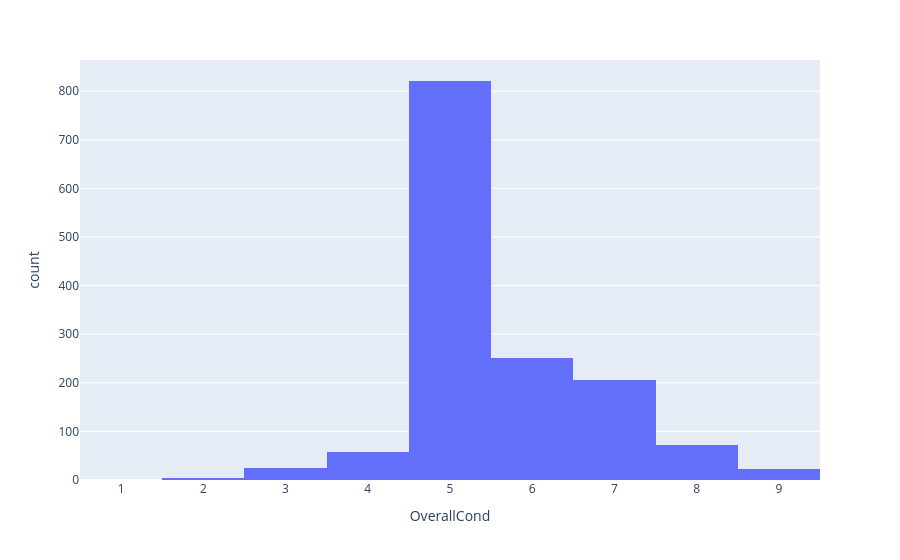

This figure's notebook cell:
### Code cell
px.histogram(df, x='OverallCond')

### Figure 1 — Plotly figure (JSON) as saved in the notebook; plotly's stock layout.template omitted (floating-point values rounded to 4 significant figures; data arrays with more than 128 entries replaced by an {"elided": "..."} marker saying what was removed)
{"data": [{"bingroup": "x", "hovertemplate": "OverallCond=%{x}<br>count=%{y}<extra></extra>", "legendgroup": "", "marker": {"color": "#636efa", "pattern": {"shape": ""}}, "name": "", "orientation": "v", "showlegend": false, "type": "histogram", "x": {"elided": "1460 int values"}, "xaxis": "x", "yaxis": "y"}], "layout": {"barmode": "relative", "legend": {"tracegroupgap": 0}, "margin": {"t": 60}, "xaxis": {"anchor": "y", "domain": [0, 1], "title": {"text": "OverallCond"}}, "yaxis": {"anchor": "x", "domain": [0, 1], "title": {"text": "count"}}}}
